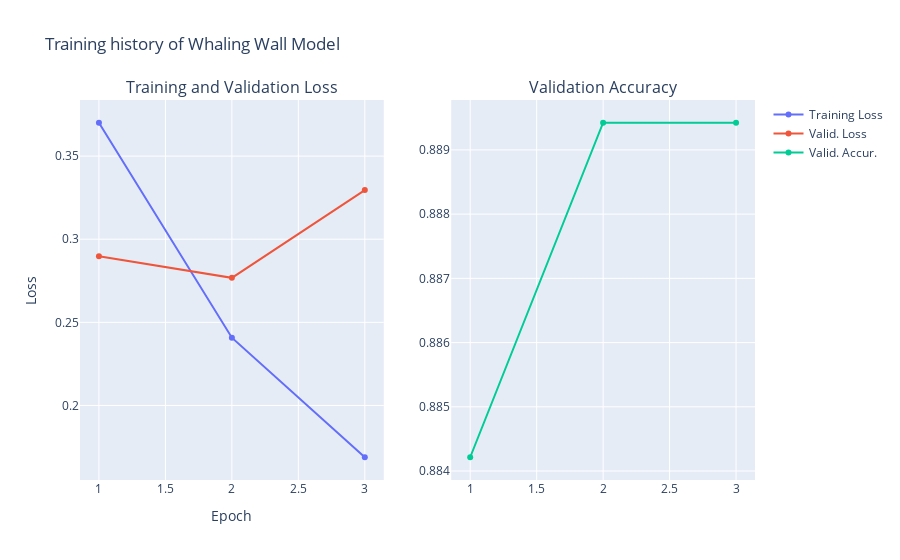

Notebook source saved alongside this figure:
### Code cell
import plotly.graph_objs as go
from plotly.subplots import make_subplots

fig = make_subplots(rows=1, cols=2, subplot_titles=('Training and Validation Loss', 'Validation Accuracy'))

fig.add_trace(
    go.Scatter(x=trainingstatsdf['epoch'], y=trainingstatsdf['Training Loss'], mode='lines+markers', name='Training Loss'), row=1, col=1)

fig.add_trace(
    go.Scatter(x=trainingstatsdf['epoch'], y=trainingstatsdf['Valid. Loss'], mode='lines+markers', name='Valid. Loss'), row=1, col=1)

fig.add_trace(
    go.Scatter(x=trainingstatsdf['epoch'], y=trainingstatsdf['Valid. Accur.'], mode='lines+markers', name='Valid. Accur.'), row=1, col=2)

fig.update_layout(title='Training history of Whaling Wall Model', xaxis_title='Epoch', yaxis_title='Loss')

fig.show()

### Figure 1 — Plotly figure (JSON) as saved in the notebook; plotly's stock layout.template omitted (floating-point values rounded to 4 significant figures)
{"data": [{"mode": "lines+markers", "name": "Training Loss", "type": "scatter", "x": [1, 2, 3], "xaxis": "x", "y": [0.3701, 0.2408, 0.1689], "yaxis": "y"}, {"mode": "lines+markers", "name": "Valid. Loss", "type": "scatter", "x": [1, 2, 3], "xaxis": "x", "y": [0.2897, 0.2768, 0.3296], "yaxis": "y"}, {"mode": "lines+markers", "name": "Valid. Accur.", "type": "scatter", "x": [1, 2, 3], "xaxis": "x2", "y": [0.8842, 0.8894, 0.8894], "yaxis": "y2"}], "layout": {"annotations": [{"font": {"size": 16}, "showarrow": false, "text": "Training and Validation Loss", "x": 0.225, "xanchor": "center", "xref": "paper", "y": 1, "yanchor": "bottom", "yref": "paper"}, {"font": {"size": 16}, "showarrow": false, "text": "Validation Accuracy", "x": 0.775, "xanchor": "center", "xref": "paper", "y": 1, "yanchor": "bottom", "yref": "paper"}], "title": {"text": "Training history of Whaling Wall Model"}, "xaxis": {"anchor": "y", "domain": [0, 0.45], "title": {"text": "Epoch"}}, "xaxis2": {"anchor": "y2", "domain": [0.55, 1]}, "yaxis": {"anchor": "x", "domain": [0, 1], "title": {"text": "Loss"}}, "yaxis2": {"anchor": "x2", "domain": [0, 1]}}}
